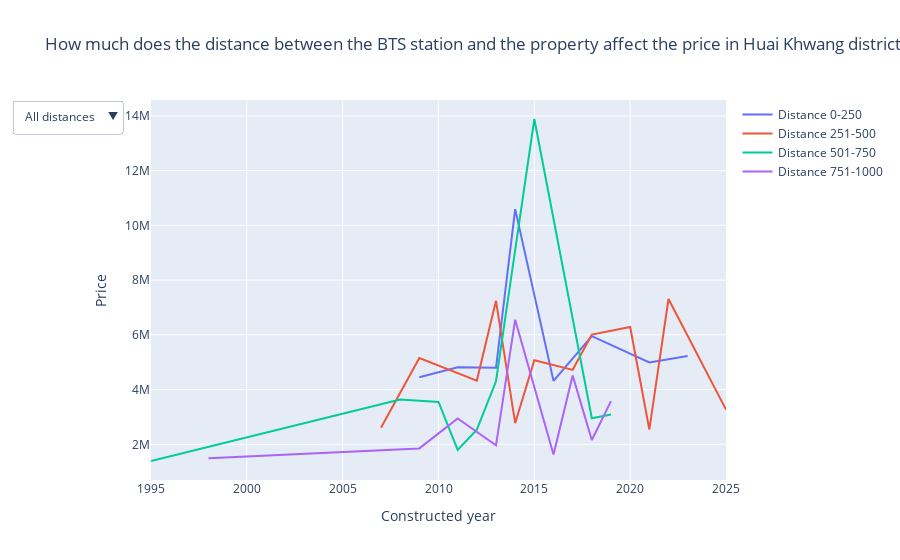

Notebook code cell kept with this figure:
### Markdown cell above
## 2. ระยะทางระหว่าง station มีผลต่อราคามากน้อยแค่ไหนในเขตห้วยขวาง

### Code cell
def plot_graph(range, df):
    dfrangedrop = df[df['range-from-bts'].notna()]
    dfrangedrop = df[df['constructed-yr'].notna()]

    if range == '0-250':
        df_range = dfrangedrop[dfrangedrop['range-from-bts'] <= 250]
    elif range == '251-500':
        df_range = dfrangedrop[(dfrangedrop['range-from-bts'] > 250) & (dfrangedrop['range-from-bts'] <= 500)]
    elif range == '501-750':
        df_range = dfrangedrop[(dfrangedrop['range-from-bts'] > 500) & (dfrangedrop['range-from-bts'] <= 750)]
    elif range == '751-1000':
        df_range = dfrangedrop[(dfrangedrop['range-from-bts'] > 750) & (dfrangedrop['range-from-bts'] <= 1000)]
    else: 
        df_range = dfrangedrop[dfrangedrop['range-from-bts'] > 1000]

    df_range = df_range.sort_values(by='range-from-bts', ascending=False)
    df_mean = df_range.groupby('constructed-yr')['price'].mean().reset_index()
    return go.Scatter(x=df_mean['constructed-yr'], y=df_mean['price'], mode='lines', name=f"Distance {range}")

fig = go.Figure()

for range_option in ['0-250', '251-500', '501-750', '751-1000', '>1000']:
    fig.add_trace(plot_graph(range_option, df))

fig.update_layout(
    updatemenus=[
        dict(
            active=0,
            buttons=list([
                dict(
                    label='All distances',
                    method='update',
                    args=[{"visible": [True, True, True, True, True]}]
                ),
                dict(
                    label='0-250m',
                    method='update',
                    args=[{"visible": [True, False, False, False, False]}]
                ),
                dict(
                    label='251-500m',
                    method='update',
                    args=[{"visible": [False, True, False, False, False]}]
                ),
                dict(
                    label='501-750m',
                    method='update',
                    args=[{"visible": [False, False, True, False, False]}]
                ),
                dict(
                    label='751-1000m',
                    method='update',
                    args=[{"visible": [False, False, False, True, False]}]
                ),
                dict(
                    label='>1000m',
                    method='update',
                    args=[{"visible": [False, False, False, False, True]}]
                )
            ])
        )
    ],
    xaxis_title='Constructed year',
    yaxis_title='Price',
    title='How much does the distance between the BTS station and the property affect the price in Huai Khwang district?'
)

# Show the figure
fig.show()

### Figure 1 — Plotly figure (JSON) as saved in the notebook; plotly's stock layout.template omitted (floating-point values rounded to 4 significant figures)
{"data": [{"mode": "lines", "name": "Distance 0-250", "type": "scatter", "x": [2009, 2011, 2013, 2014, 2016, 2018, 2021, 2023], "y": [4453000.0, 4811000.0, 4796000.0, 10590000.0, 4317000.0, 5954000.0, 4993000.0, 5223000.0]}, {"mode": "lines", "name": "Distance 251-500", "type": "scatter", "x": [2007, 2009, 2012, 2013, 2014, 2015, 2017, 2018, 2020, 2021, 2022, 2025], "y": [2605000.0, 5152000.0, 4329000.0, 7242000.0, 2773000.0, 5073000.0, 4720000.0, 6010000.0, 6288000.0, 2540000, 7309000.0, 3269750]}, {"mode": "lines", "name": "Distance 501-750", "type": "scatter", "x": [1995, 2008, 2010, 2011, 2012, 2013, 2015, 2018, 2019], "y": [1390000, 3634000.0, 3549400, 1793750, 2535000.0, 4302000.0, 13890000.0, 2950000, 3087359]}, {"mode": "lines", "name": "Distance 751-1000", "type": "scatter", "x": [1998, 2009, 2011, 2013, 2014, 2016, 2017, 2018, 2019], "y": [1490000, 1850000, 2944000.0, 1964000.0, 6552625, 1631000, 4510000.0, 2155000, 3576500]}, {"mode": "lines", "name": "Distance >1000", "type": "scatter", "x": [], "y": []}], "layout": {"title": {"text": "How much does the distance between the BTS station and the property affect the price in Huai Khwang district?"}, "updatemenus": [{"active": 0, "buttons": [{"args": [{"visible": [true, true, true, true, true]}], "label": "All distances", "method": "update"}, {"args": [{"visible": [true, false, false, false, false]}], "label": "0-250m", "method": "update"}, {"args": [{"visible": [false, true, false, false, false]}], "label": "251-500m", "method": "update"}, {"args": [{"visible": [false, false, true, false, false]}], "label": "501-750m", "method": "update"}, {"args": [{"visible": [false, false, false, true, false]}], "label": "751-1000m", "method": "update"}, {"args": [{"visible": [false, false, false, false, true]}], "label": ">1000m", "method": "update"}]}], "xaxis": {"title": {"text": "Constructed year"}}, "yaxis": {"title": {"text": "Price"}}}}
